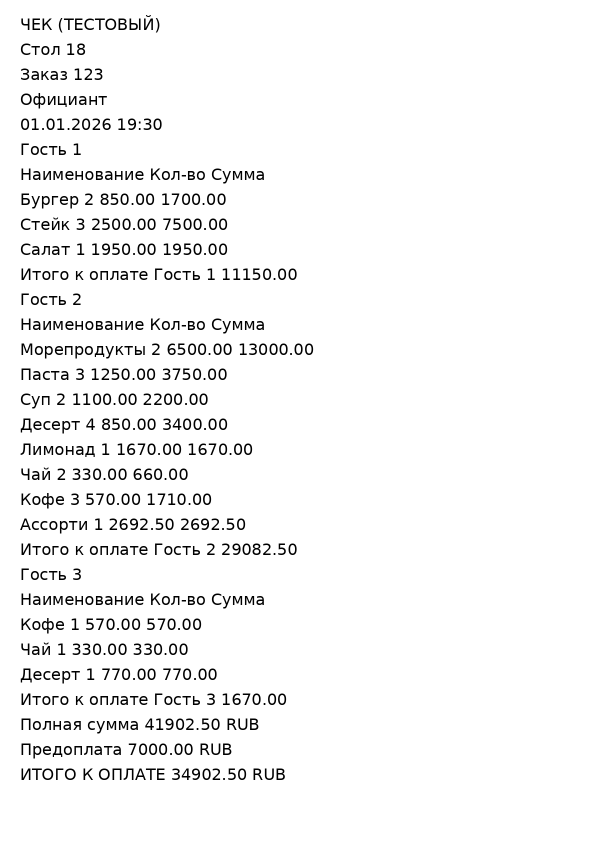
#> input picture tests/fixtures/receipts/long_restaurant_guest_receipt.png, 1200 x 1692 px (shown at 1/2 size)
$ python -i receipt_preprocessing.py   (imports and definitions only)
#> lines starting #> are read from the running program, lines starting #| are printed output that depends on the picture; after the words box and inside, x2 and y2 are one past the last pixel; in counts of white or black regions, pixels touching at a corner belong together
#> further down, picture is the input picture: shape (1692, 1200); min 0, max 255, mean 245.3
"""Локальная геометрия и щадящая обработка чека; пиксели не сохраняются."""

from io import BytesIO

import cv2
import numpy as np
from PIL import Image, ImageOps, UnidentifiedImageError

from bot.services.receipt_models import UnreadableReceipt


# [1 line not run here, left out]
MAX_SIDE = 3600


def rectify_receipt(gray: np.ndarray) -> tuple[np.ndarray, bool]:
    """Разворачивает только крупный выпуклый четырёхугольник светлой бумаги."""
    scale = min(1.0, 1200 / max(gray.shape))
#> scale = 0.709
    small = cv2.resize(gray, None, fx=scale, fy=scale) if scale < 1 else gray
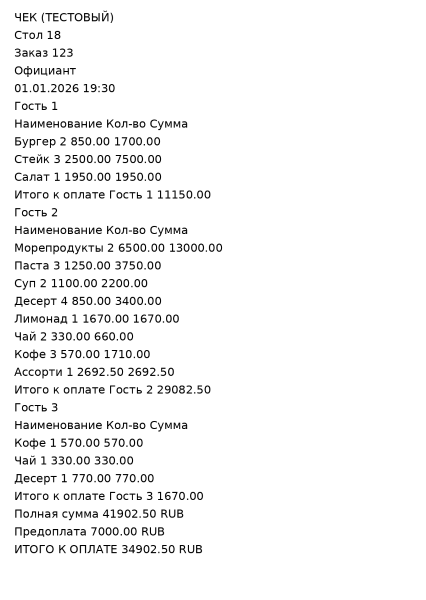
#> small: shape (1200, 851) (shown at 1/2 size); min 0, max 255, mean 245.2
    blurred = cv2.GaussianBlur(small, (5, 5), 0)
    edges = cv2.morphologyEx(cv2.Canny(blurred, 40, 120), cv2.MORPH_CLOSE,
                             np.ones((5, 5), np.uint8))
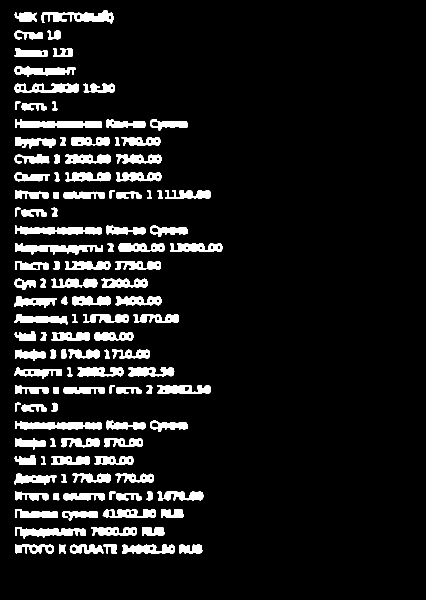
#> edges: shape (1200, 851) (shown at 1/2 size); 8.8% white; 121 white regions, largest, box (x1, y1, x2, y2) and area: (30, 487, 206, 509) 2150, (30, 239, 204, 256) 2148, (30, 842, 204, 859) 2130
    _, light = cv2.threshold(blurred, 0, 255, cv2.THRESH_BINARY + cv2.THRESH_OTSU)
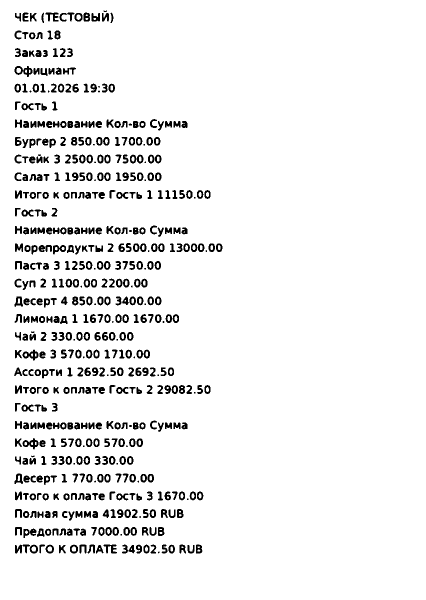
#> light: shape (1200, 851) (shown at 1/2 size); 93.8% white; 544 black regions (42 under 20 px)
    contours = []
    for mask in (edges, light):
        contours.extend(cv2.findContours(mask, cv2.RETR_EXTERNAL, cv2.CHAIN_APPROX_SIMPLE)[0])
#> this loop made 2 passes
#> after the loop, contours = 122 contours; largest, box (x1, y1, x2, y2) and area: (0, 0, 851, 1200) 1019150, (30, 239, 204, 256) 1938, (30, 842, 204, 859) 1919, (30, 451, 204, 469) 1914, (30, 487, 206, 509) 1906
    area = small.size
#> area = 1021200
    for contour in sorted(contours, key=cv2.contourArea, reverse=True):
        if not .20 * area <= cv2.contourArea(contour) <= .97 * area:
            continue
        polygon = cv2.approxPolyDP(contour, .025 * cv2.arcLength(contour, True), True)
        if len(polygon) != 4 or not cv2.isContourConvex(polygon):
            continue
        points = polygon.reshape(4, 2).astype(np.float32)
        sums, differences = points.sum(axis=1), np.diff(points, axis=1).ravel()
        ordered = points[[sums.argmin(), differences.argmin(), sums.argmax(), differences.argmax()]]
        if len(np.unique(ordered, axis=0)) != 4:
            continue
        mask = np.zeros_like(small)
        cv2.fillConvexPoly(mask, polygon, 255)
        inside, outside = small[mask > 0], small[mask == 0]
        if inside.mean() < 120 or not outside.size or inside.mean() - outside.mean() < 15:
            continue
        corners = ordered / scale
        # Запас защищает крайние буквы от обрезки по контуру бумаги.
        center = corners.mean(axis=0)
        corners = center + (corners - center) * 1.015
        corners[:, 0] = np.clip(corners[:, 0], 0, gray.shape[1] - 1)
        corners[:, 1] = np.clip(corners[:, 1], 0, gray.shape[0] - 1)
        tl, tr, br, bl = corners
        width = round(max(np.linalg.norm(tr - tl), np.linalg.norm(br - bl)))
        height = round(max(np.linalg.norm(bl - tl), np.linalg.norm(br - tr)))
        if min(width, height) < 80 or max(width, height) / min(width, height) > 12:
            continue
        destination = np.float32([[0, 0], [width - 1, 0], [width - 1, height - 1], [0, height - 1]])
        transform = cv2.getPerspectiveTransform(corners.astype(np.float32), destination)
        return cv2.warpPerspective(gray, transform, (width, height), borderValue=255), True
#> this loop made 122 passes
#> contour on pass 1: [[0, 0], [0, 1199], [850, 1199], [850, 0]]
    return gray, False


# [60 lines left out: functions deskew, prepare_image, adaptive_image, not called in this run]

>>> import cv2
>>> picture = cv2.imread('../../tests/fixtures/receipts/long_restaurant_guest_receipt.png', cv2.IMREAD_GRAYSCALE)
>>> result = rectify_receipt(picture)

$ run again, on tests/fixtures/receipts/synthetic_restaurant_01.png
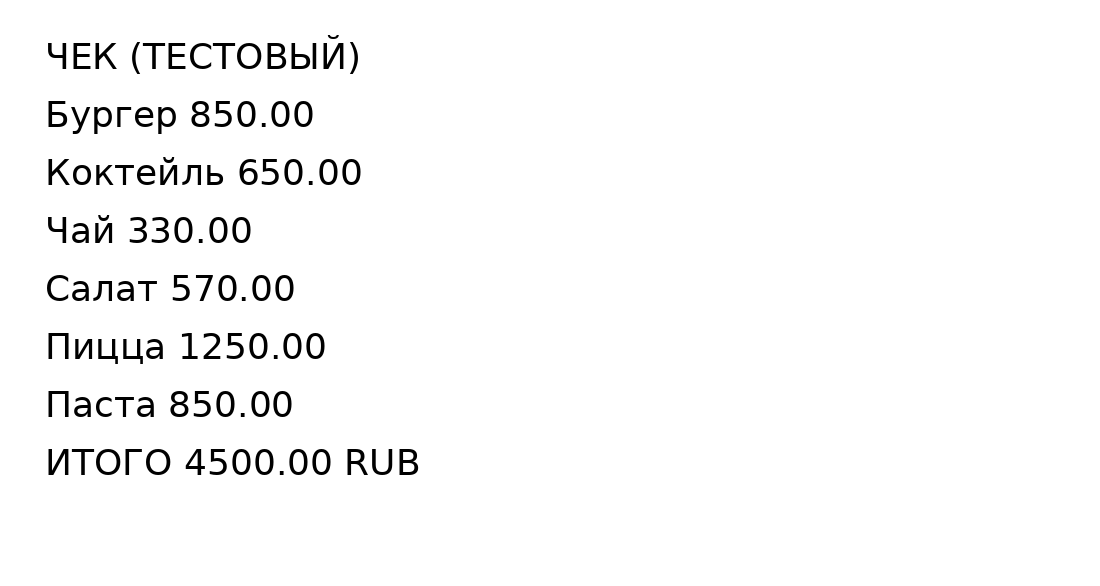
#> input picture tests/fixtures/receipts/synthetic_restaurant_01.png, 1100 x 586 px
#> picture is the input picture: shape (586, 1100); min 0, max 255, mean 248.2
#> in rectify_receipt, `edges = cv2.morphologyEx(cv2.Canny(blurred, 40, 120), cv2.MORPH_CLOSE,..`:
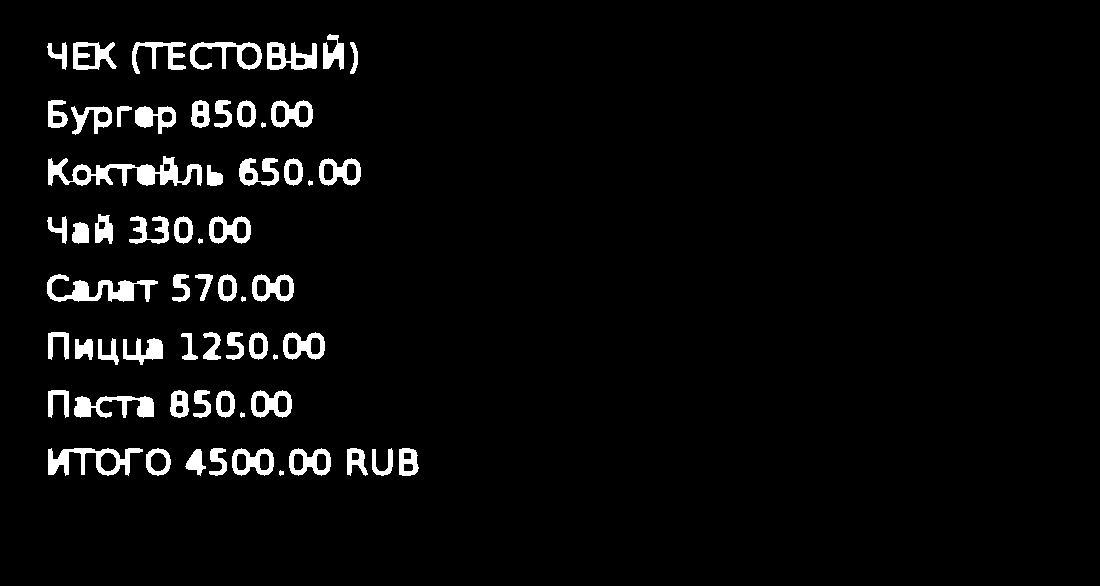
#> edges: shape (586, 1100); 4.1% white; 62 white regions, largest, box (x1, y1, x2, y2) and area: (48, 156, 202, 186) 1945, (47, 274, 158, 302) 1333, (48, 448, 143, 476) 1169
#> in rectify_receipt, `_, light = cv2.threshold(blurred, 0, 255, cv2.THRESH_BINARY + cv2.THRE..`:
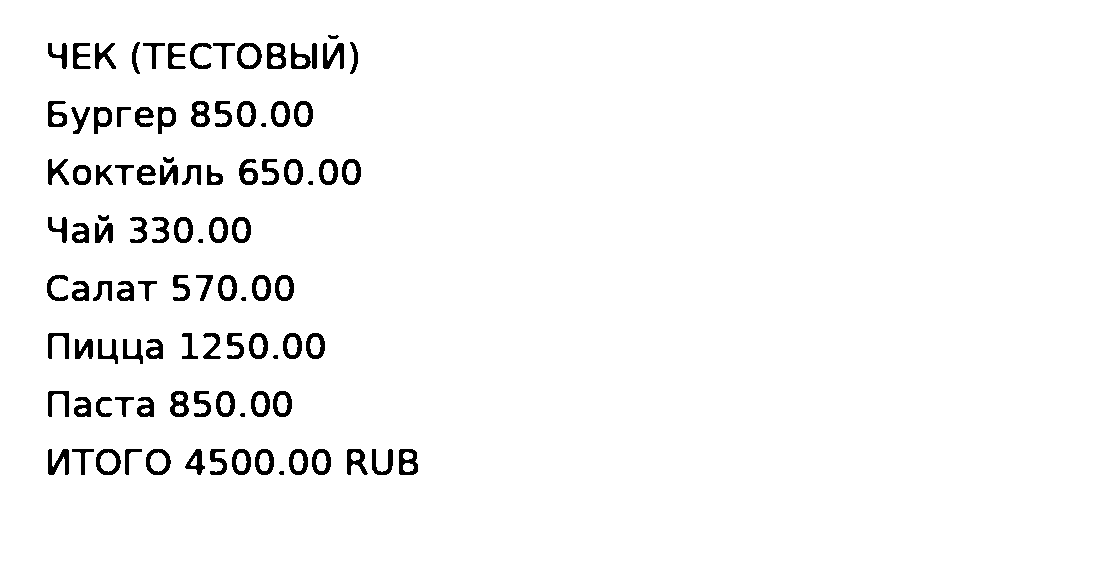
#> light: shape (586, 1100); 96.7% white; 101 black regions (7 under 20 px)
#> the loop in rectify_receipt, `for mask in (edges, light):` made 2 passes
#> after the loop in rectify_receipt, `for mask in (edges, light):`: contours = 63 contours, 7 with area under 20; largest, box (x1, y1, x2, y2) and area: (0, 0, 1100, 586) 642915, (48, 156, 202, 186) 1774, (48, 448, 143, 476) 1210, (47, 274, 158, 302) 1126, (190, 42, 262, 70) 898
#> the loop in rectify_receipt, `for contour in sorted(contours, key=cv2.contourArea, reverse=True):` made 63 passes
#> contour on pass 1: [[0, 0], [0, 585], [1099, 585], [1099, 0]]
